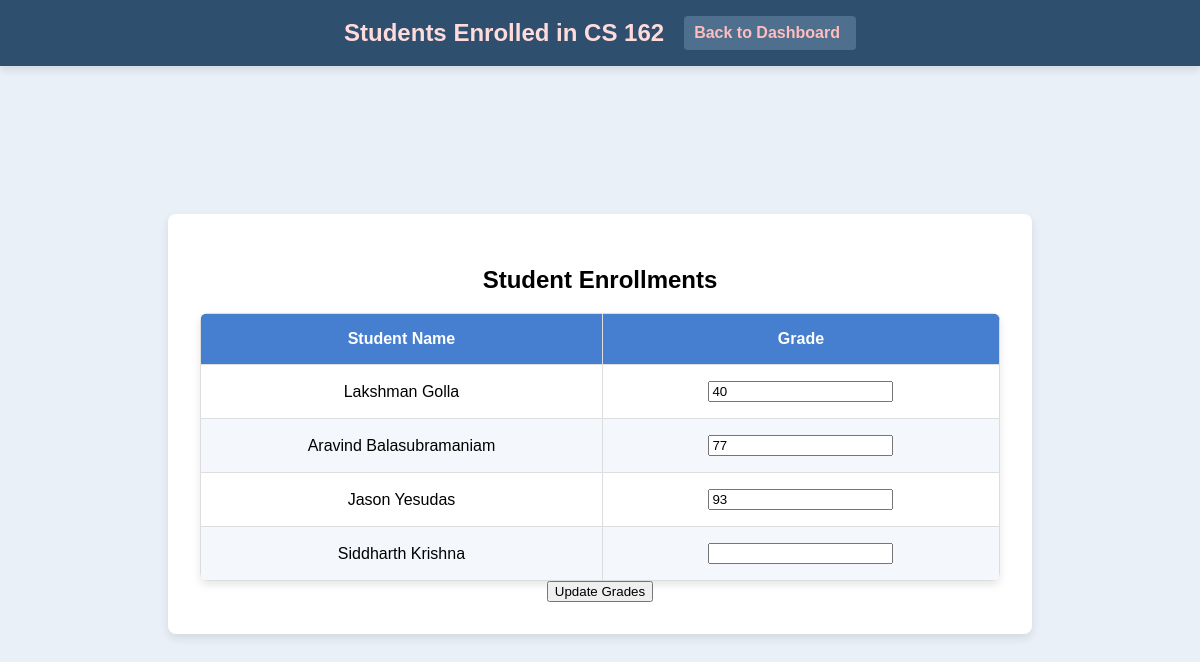
The app's page /teacher/course/5/students (signed in) with its own data.
### app.py (models this page shows, shortened)
class Course(db.Model):
    id = db.Column(db.Integer, primary_key=True)
    course_code = db.Column(db.String(10))
    course_name = db.Column(db.String(100))
    capacity = db.Column(db.Integer)
    teacher_id = db.Column(db.Integer, db.ForeignKey('user.id'))
    teacher = db.relationship('User', backref='teaching_courses', foreign_keys=[teacher_id])
    time = db.Column(db.String(50))
    enrolled_count = db.Column(db.Integer, default=0)

class User(UserMixin, db.Model):
    id = db.Column(db.Integer, primary_key=True)
    username = db.Column(db.String(150))
    password = db.Column(db.String(150))
    role = db.Column(db.String(50))

class Enrollment(db.Model):
    id = db.Column(db.Integer, primary_key=True)
    course_id = db.Column(db.Integer, db.ForeignKey('course.id'))
    user_id = db.Column(db.Integer, db.ForeignKey('user.id'))
    grade = db.Column(db.String(5))
    user = db.relationship('User', backref='enrollments')
    course = db.relationship('Course', backref='enrollments', lazy=True)

### app.py (the view, shortened to what this page needs)
@app.route('/teacher/course/<int:course_id>/students', methods=['GET', 'POST'])
@login_required
def view_students(course_id):
    if current_user.role != 'teacher':
        flash("Access denied: Only teachers can view this page.", "danger")
        return redirect(url_for('login'))
    course = Course.query.filter_by(id=course_id, teacher_id=current_user.id).first()
    if not course:
        flash("You do not have permission to view students for this course.", "danger")
        return redirect(url_for('teacher_dashboard'))
    enrollments = Enrollment.query.filter_by(course_id=course.id).all()
    students = [(User.query.get(enrollment.user_id), enrollment) for enrollment in enrollments]
    return render_template('students_enrolled.html', course=course, students=students)

### app.py (called while the page is built)
@login_manager.user_loader
def load_user(user_id):
    return User.query.get(int(user_id))

### templates/students_enrolled.html (shortened to what this page needs)
<!DOCTYPE html>
<html lang="en">
<head>
    <link rel="stylesheet" href="{{ url_for('static', filename='styles.css') }}">
</head>
<body>
    <div class="header">
        <h1>Students Enrolled in {{ course.course_name }}</h1>
        <a href="{{ url_for('teacher_dashboard') }}" class="back-to-dashboard sign-out">Back to Dashboard</a>
    </div>
    <div class="container">
        <h2>Student Enrollments</h2>
        <form method="POST">
            <table>
                <thead>
                    <tr>
                        <th>Student Name</th>
                        <th>Grade</th>
                    </tr>
                </thead>
                <tbody>
                    {% for student, enrollment in students %}
                    <tr>
                        <td>{{ student.username }}</td>
                        <td>
                            <input type="text" name="{{ enrollment.id }}" value="{{ enrollment.grade or '' }}">
                        </td>
                    </tr>
                    {% endfor %}
                </tbody>
            </table>
            <button type="submit">Update Grades</button>
        </form>
    </div>
</body>
</html>

### static/styles.css (style rules this page uses)
body { font-family: Arial, sans-serif; background-color: #e9f0f7; margin: 0; display: flex; justify-content: center; align-items: center; min-height: 100vh; }
.container { max-width: 800px; width: 100%; background-color: #ffffff; padding: 2rem; border-radius: 8px; box-shadow: 0px 4px 10px rgba(0, 0, 0, 0.1); text-align: center; margin: 5rem auto 2rem; }
.header { width: 100%; background-color: #2f4f6f; color: #fff; padding: 1rem 0; display: flex; justify-content: center; align-items: center; box-shadow: 0px 4px 8px rgba(0, 0, 0, 0.1); position: fixed; top: 0; left: 0; z-index: 10; margin-bottom: 20px; }
.header h1, .header h2 { margin: 0; color: #ffdbdb; }
.header h1 { font-size: 1.5rem; margin-right: 20px; }
.sign-out { color: #ffbdbd; text-decoration: none; font-weight: bold; padding: 0.5rem 1rem; border-radius: 4px; background-color: #4f6f8f; padding-left: 10px; }
table { width: 100%; border-collapse: collapse; margin-top: 1rem; text-align: center; border-radius: 8px; overflow: hidden; box-shadow: 0px 4px 8px rgba(0, 0, 0, 0.1); }
th, td { border: 1px solid #ddd; padding: 1rem; }
th { background-color: #467fcf; color: #fff; font-weight: bold; }
tr:nth-child(even) { background-color: #f4f8fc; }

### records on screen
Course: course_name "CS 162"
User: username "Lakshman Golla", grade "40"
User: username "Aravind Balasubramaniam", grade "77"
User: username "Jason Yesudas", grade "93"
User: username "Siddharth Krishna"
